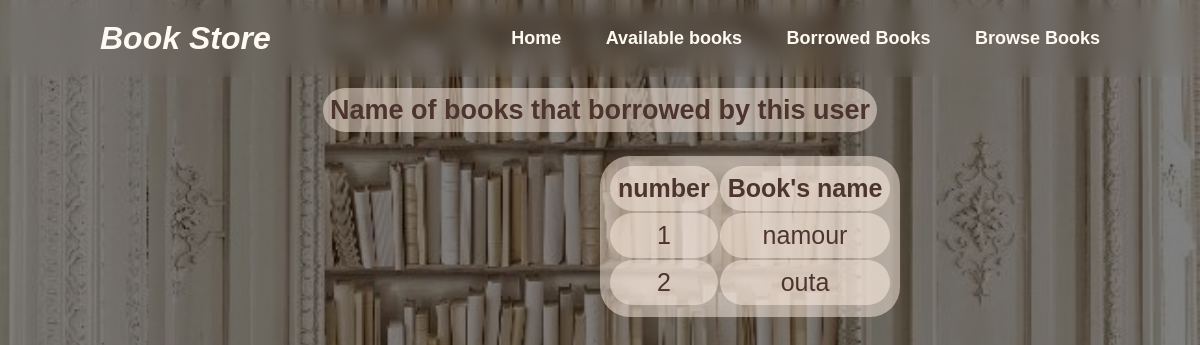
Before: /user/borrow/ with the older database file.
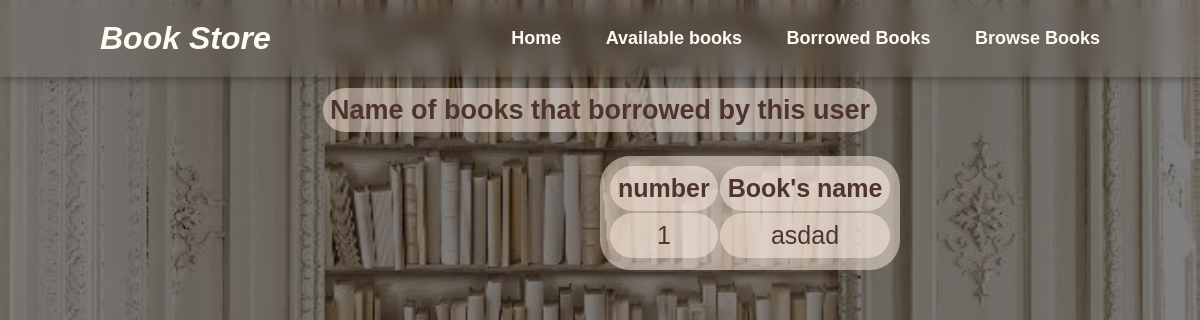
After: the same page with the newer database file.
### admins/models.py (models this page shows, shortened)
class Book(models.Model):
    categories = {"Adventure": "Adventure", "Romance": "Romance", "Self Help": "Self Help",
                  "Fantasia": "Fantasia", "Horror":  "Horror", "Historical Fiction": "Historical Fiction"}
    ava = {"Available": "Available", "Borrowed": "Borrowed"}
    b_id = models.CharField(primary_key=True, max_length=50)
    name = models.CharField(max_length=50)
    description = models.TextField(max_length=500)
    author = models.CharField(max_length=50)
    category = models.CharField(max_length=50, choices=categories)
    image = models.ImageField(upload_to='photos/')
    availability = models.CharField(max_length=12, default="Available", choices=ava)

### user/views.py (the view)
# urls.py: path('borrow/', views.Borrow, name='borrow'),
def Borrow(request):
    borrows = Book.objects.filter(availability="Borrowed")
    return render(request, 'user/borrow-user.html', {'borrows': borrows})

### templates/user/borrow-user.html (shortened to what this page needs)
{%load static%}
<!DOCTYPE html>
<html lang="en">
<head>
    <link rel="stylesheet" href="{%static 'css/user-nav.css'%}">
    <link rel="stylesheet" href="{%static 'css/add.css'%}">
</head>
<body>
    <header class="header">
        <a href="#" class="logo">Book Store</a>
        <nav class="navbar">
            <a href="../">Home</a>
            <a href="../view">Available books</a>
            <a href="../borrow">Borrowed Books</a>
            <a href="../browse">Browse Books</a>
        </nav>
    </header>
    <br>
    <div>
        <label for="_book"><b>Name of books that borrowed by this user</b></label>
        <br>
        <table id="_book" style="margin-left: 600px">
            <thead>
                <tr>
                    <th>number</th>
                    <th>Book's name</th>
                </tr>
            </thead>
            <tbody id="borrowedBooksTable">
                {% for borrow in borrows %}
                <tr>
                    <td>{{ forloop.counter }}</td>
                    <td>{{ borrow.name }}</td>
                </tr>
                {% endfor %}
            </tbody>
        </table>
    </div>
</body>

Changed rows visible on the page:
removed Book: name "namour"
removed Book: name "outa"
added Book: name "asdad"
